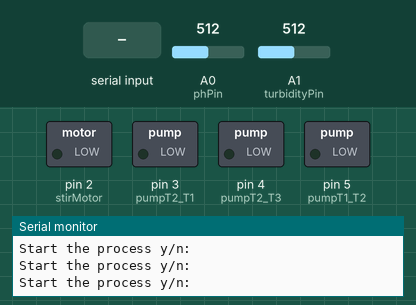
The sketch below on a simulated Arduino Uno, built with avr-gcc and run on an emulated ATmega328P. Parts: switched loads named in the sketch (green lamp = pin HIGH), the last lines printed to the serial monitor. The inputs (shaded band) are chosen by the test bench; at power-on: A1 (turbidityPin) = 512, A0 (phPin) = 512.

Above: at 1.2 s.
1.3 s: "y" received over Serial
At 3.5 s:
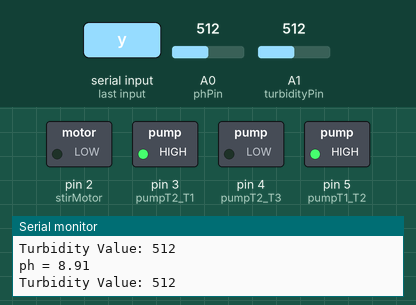
3.8 s: A1 (turbidityPin) set to 0
At 6.0 s:
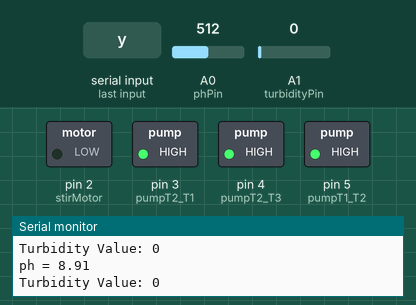
6.8 s: A0 (phPin) set to 122
9.8 s: "y" received over Serial
At 11.6 s:
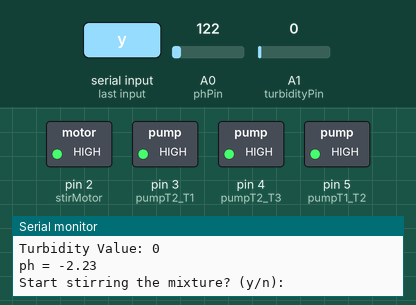
Timing chart, 0 to 12.8 s (numbered marks = the images above; inputs shaded):
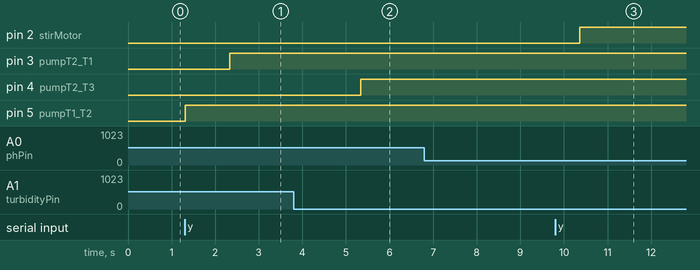

The sketch:

EMBEDDED_SYSTEM_PROJECT.ino
```cpp
int pumpT1_T2 = 5;
int pumpT2_T1 = 3;
int pumpT2_T3 = 4;
int stirMotor = 2;
int phPin = A0;
bool processStarted = false;


const int turbidityPin = A1; // Change this to the appropriate pin
float phValue,sensorValue = 0;

void setup() {
  // put your setup code here, to run once:
  Serial.begin(9600);
pinMode(pumpT1_T2, OUTPUT);
pinMode(pumpT2_T1, OUTPUT);
pinMode(pumpT2_T3, OUTPUT);
pinMode(stirMotor, OUTPUT);
}

void loop() {

   if (!processStarted) { // Only ask to start the process if it hasn't started already
    Serial.print("Start the process y/n:");
    char choose = Serial.read();
    Serial.println();
    if (choose == 'y') {
      processStarted = true; // Set the flag to indicate that the process has started
    }
  }

  if (processStarted) { // If the process has started, continue with your logic

    Process();
  }
}

void Process(){
  PH(stirMotor, phPin);
    pumpOn(pumpT1_T2);
    int turbidityValue = turbidity(turbidityPin);
    int limit;
    if(turbidityValue > limit)
    {
      pumpOn(pumpT2_T1);
    }
    else {
      pumpOn(pumpT2_T3);

    }
}

int turbidity(int turbidityPin) {
  int turbidityValue = analogRead(turbidityPin); // Read analog value from sensor
  Serial.print("Turbidity Value: ");
  Serial.println(turbidityValue);
  delay(1000);

  return turbidityValue; // Return the turbidity value
}


void PH(int stirMotor, int phPin)
{
  int limit;
 phValue = analogRead(phPin);
  sensorValue = (phValue-200)/35;
  Serial.print("ph = ");
  Serial.println(sensorValue);
  if(sensorValue > limit)
  {
    // Turn on red led
    // Add a button to start coagulation
  }
  else {
    // turn on green led for 5secs
   coagulationFlocuationSedimentation(stirMotor);

  }
}

void pumpOn(int pin)
{
  digitalWrite(pin,HIGH);
}

void pumpOff(int pin)
{
  digitalWrite(pin,LOW);
}

void stirMotorOn(int pin)
{
  digitalWrite(pin,HIGH);

}

void stirMotorOff(int pin)
{
  digitalWrite(pin,LOW);
}
void addCoagulant(){}

void coagulationFlocuationSedimentation(int pin)
{
   Serial.print("Start stirring the mixture? (y/n): ");
  char startStirring = Serial.read();
  Serial.println();

  if (startStirring == 'y') {
    stirMotorOn(pin); // Start stirring
    delay(5000);      // Rotate the motor for some time time = 180000
    stirMotorOff(pin); // Switch off the motor for floc particles to settle down
    delay(5000);
    stirMotorOn(pin); // slowly rotate the motor
    delay(5000); // final give 15 min
    stirMotorOff(pin);
    delay(100000);// in real 2hrs
    }
  }
```

Measured:
- after the input at 1.3 s, pin 3 (pumpT2_T1): LOW → HIGH after 1.0 s; pin 5 (pumpT1_T2): LOW → HIGH at once
- after the input at 3.8 s, pin 4 (pumpT2_T3): LOW → HIGH after 1.5 s
- after the input at 9.8 s, pin 2 (stirMotor): LOW → HIGH after 0.56 s
